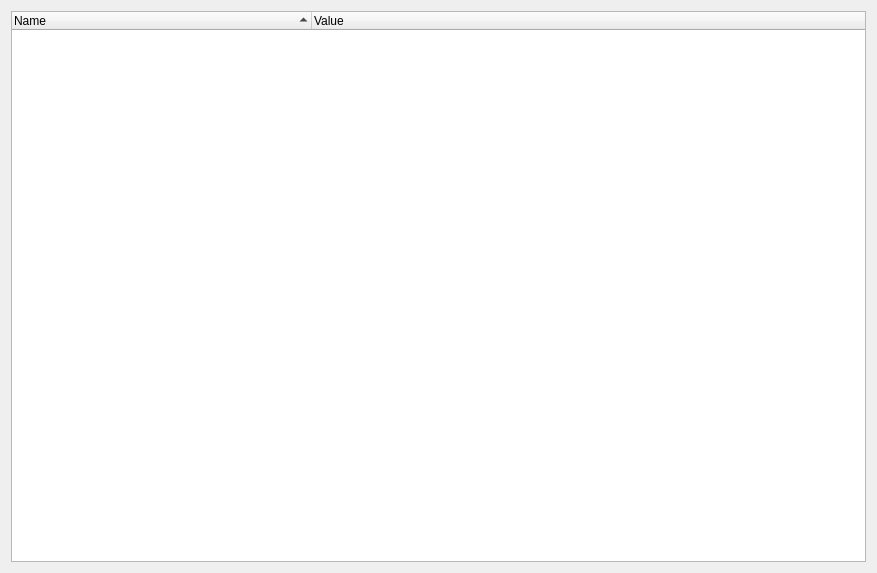
<?xml version="1.0" encoding="UTF-8"?>
<ui version="4.0">
 <class>Form</class>
 <widget class="QWidget" name="Form">
  <property name="geometry">
   <rect>
    <x>0</x>
    <y>0</y>
    <width>877</width>
    <height>573</height>
   </rect>
  </property>
  <property name="windowTitle">
   <string>Parameters</string>
  </property>
  <layout class="QVBoxLayout" name="verticalLayout">
   <item>
    <widget class="QTreeWidget" name="paramTree">
     <property name="enabled">
      <bool>true</bool>
     </property>
     <property name="dragEnabled">
      <bool>false</bool>
     </property>
     <property name="dragDropMode">
      <enum>QAbstractItemView::NoDragDrop</enum>
     </property>
     <property name="uniformRowHeights">
      <bool>false</bool>
     </property>
     <property name="sortingEnabled">
      <bool>true</bool>
     </property>
     <attribute name="headerVisible">
      <bool>true</bool>
     </attribute>
     <attribute name="headerCascadingSectionResizes">
      <bool>false</bool>
     </attribute>
     <attribute name="headerDefaultSectionSize">
      <number>300</number>
     </attribute>
     <attribute name="headerShowSortIndicator" stdset="0">
      <bool>true</bool>
     </attribute>
     <attribute name="headerStretchLastSection">
      <bool>true</bool>
     </attribute>
     <column>
      <property name="text">
       <string>Name</string>
      </property>
     </column>
     <column>
      <property name="text">
       <string>Value</string>
      </property>
     </column>
    </widget>
   </item>
  </layout>
 </widget>
 <resources/>
 <connections/>
</ui>
